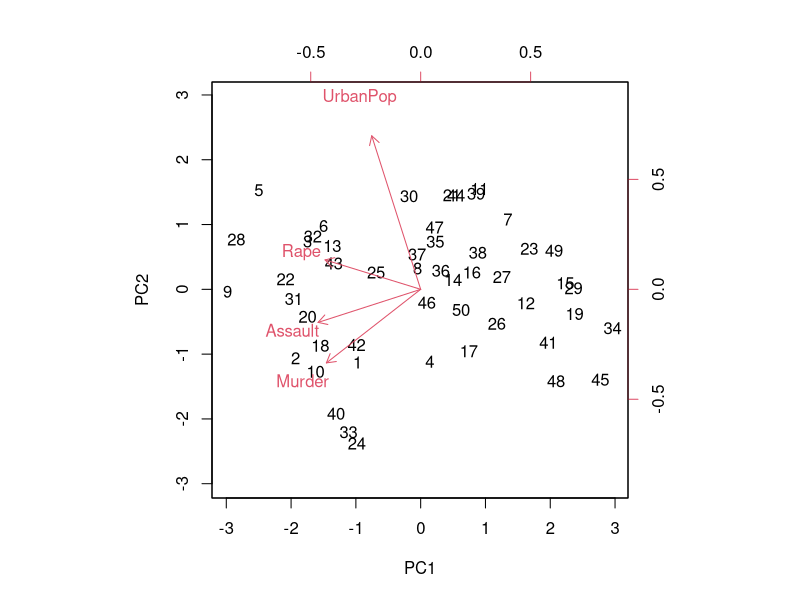
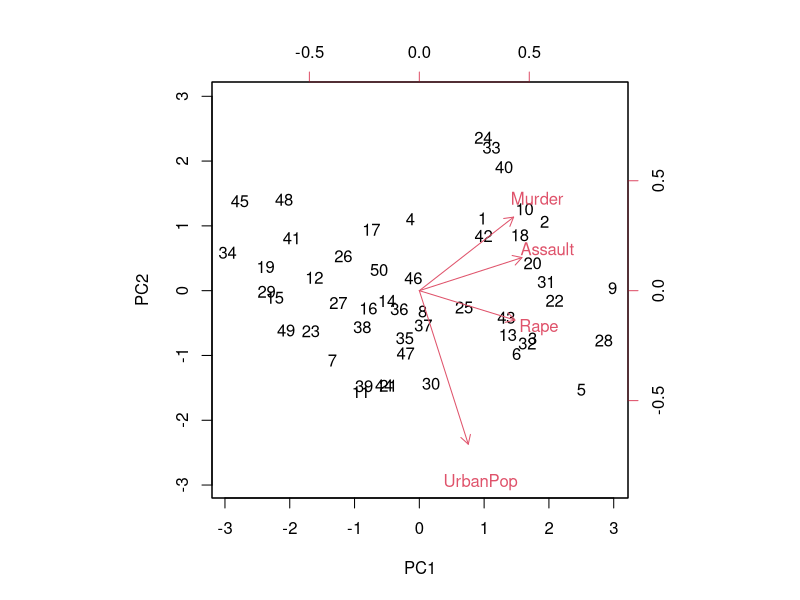
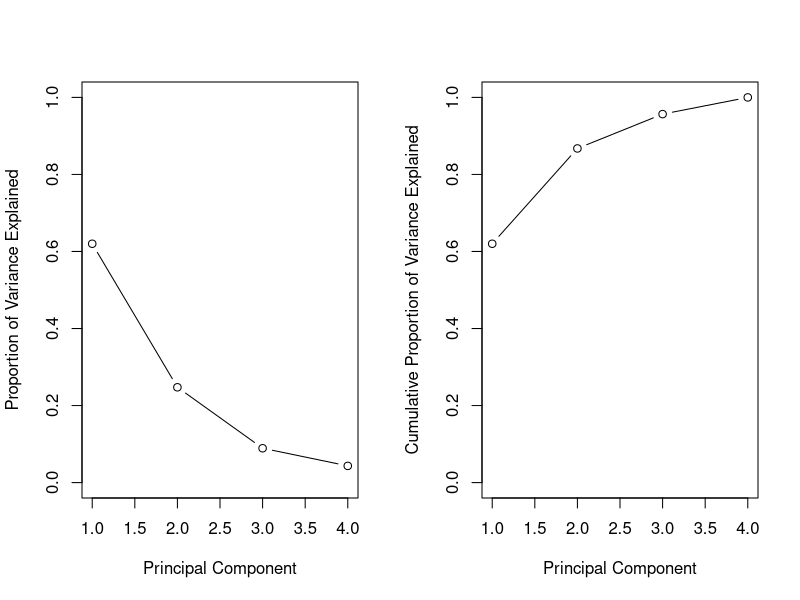

Write R code to recreate these figures, in order.
## ---- chunk 1
library(tidyverse)
USArrests <- as_tibble(USArrests)
states <- row.names(USArrests)
states
## ---- chunk 2
names(USArrests)
## ---- chunk 3
apply(USArrests, 2, mean)
## ---- chunk 4
apply(USArrests, 2, var)
## ---- chunk 5
pr.out <- prcomp(USArrests, scale. = TRUE)
## ---- chunk 6
names(pr.out)
## ---- chunk 7
pr.out$center
pr.out$scale
## ---- chunk 8
pr.out$rotation
## ---- chunk 9
dim(pr.out$x)
## ---- chunk 10
biplot(pr.out, scale = 0)
## ---- chunk 11
pr.out$rotation = -pr.out$rotation
pr.out$x = -pr.out$x
biplot(pr.out, scale = 0)
## ---- chunk 12
pr.out$sdev
## ---- chunk 13
pr.var <- pr.out$sdev^2
pr.var
## ---- chunk 14
pve <- pr.var / sum(pr.var)
pve
## ---- chunk 15
par(mfrow = c(1, 2))
plot(pve, 
     xlab = "Principal Component",
     ylab = "Proportion of Variance Explained", 
     ylim = c(0, 1),
     type = "b")
plot(cumsum(pve), 
     xlab = "Principal Component",
     ylab = "Cumulative Proportion of Variance Explained",
     ylim = c(0, 1), 
     type = "b")
## ---- chunk 16
a <- c(1, 2, 8, -3)
cumsum(a)
